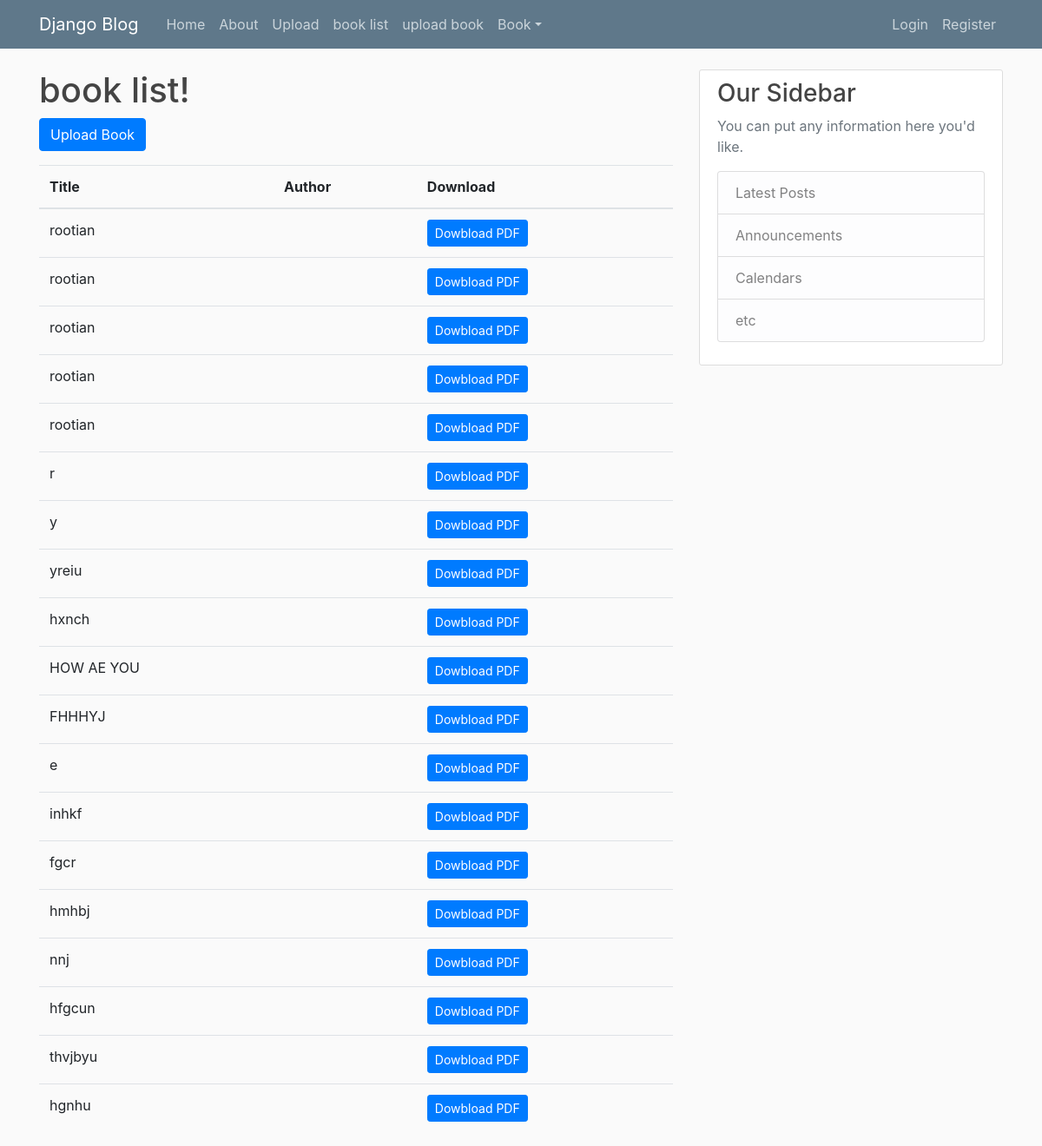
Screenshot of /class_book_list/ with the database file from the repository.
### blog/models.py (models this page shows, shortened)
class Book(models.Model):
    book_title = models.CharField(max_length=100)
    book_author = models.CharField(max_length=100)
    book_pdf = models.FileField(upload_to='pdf_file')

### blog/views.py (the view)
# urls.py: path('class_book_list/', BookListView.as_view(), name='blog-class_book_list'),
class BookListView(ListView):
    model = Book
    template_name = 'blog/book_list.html'
    context_object_name = 'book'

### blog/templates/blog/book_list.html
{% extends "blog/base.html" %}
{% block content %}
<h1>book list!</h1>
<p>
<a href="{% url 'blog-upload_book' %}" class="btn btn-primary">Upload Book</a>
</p>
<table class="table">
  <thead>
    <tr>
      <th>Title</th>
      <th>Author</th>
      <th>Download</th>
    </tr>
  </thead>
  <tbody>
    {% for books in book %}
    <tr>
    <td>{{ books.book_title}}</td>
    <td>{{ book.book_author}}</td>
<td>
    <a href="{{ book.book_pdf.url }}" class="btn btn-primary btn-sm" target="_blank">
Dowbload PDF
    </a>
    </td>
    </tr>
    {% endfor %}
  </tbody>
</table>
{% endblock content %}

### blog/static/blog/main.css (style rules this page uses)
body { background: #fafafa; color: #333333; margin-top: 5rem; }
h1, h2, h3, h4, h5, h6 { color: #444444; }

### rows the page displays
Book: book_title "rootian"
Book: book_title "rootian"
Book: book_title "rootian"
Book: book_title "rootian"
Book: book_title "rootian"
Book: book_title "r"
Book: book_title "y"
Book: book_title "yreiu"
Book: book_title "hxnch"
Book: book_title "HOW AE YOU"
Book: book_title "FHHHYJ"
Book: book_title "e"
Book: book_title "inhkf"
Book: book_title "fgcr"
Book: book_title "hmhbj"
Book: book_title "nnj"
Book: book_title "hfgcun"
Book: book_title "thvjbyu"
Book: book_title "hgnhu"
